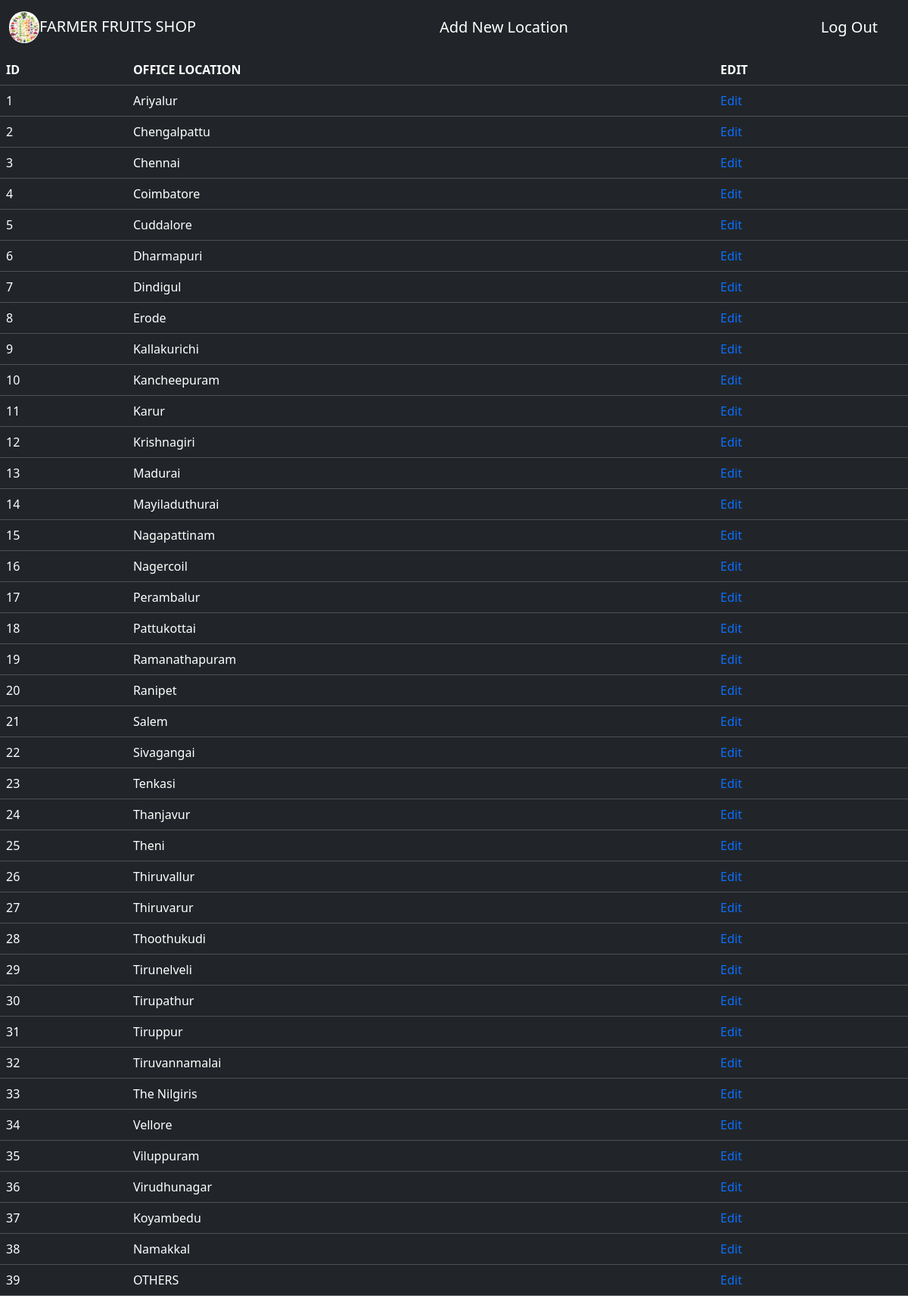
The app's page /location with its own data.
### FarmerFruitsShop/models.py (models this page shows, shortened)
class Location(models.Model):
    l_name = models.CharField(max_length=70)

### FarmerFruitsShop/views.py (the view)
# urls.py: path('location',views.location_fun,name='location'),
def location_fun(request):
    l=Location.objects.all()
    return render(request,'location.html',{'location':l})

### templates/location.html (shortened to what this page needs)
<!DOCTYPE html>
<html lang="en">
<head>
      <link  href="https://cdn.jsdelivr.net/npm/bootstrap@5.3.1/dist/css/bootstrap.min.css" rel="stylesheet">
</head>
<body>
<nav class="navbar navbar-expand-sm bg-dark navbar-dark ">
  <div class="container-fluid">
    <a class="navbar-brand" href="#"> <img src="static/images/fruits.jpg" alt="Fruits" style="width:40px;" class="rounded-pill">FARMER FRUITS SHOP</a>
    <nav class="navbar navbar-expand-sm  me-5s bg-dark navbar-dark">
      <div class="container-fluid">
        <a class="navbar-brand" href="add_location">Add New Location</a>
      </div>
    </nav>
    <nav class="navbar navbar-expand-sm bg-dark navbar-dark">
      <div class="container-fluid">
        <a class="navbar-brand" href="logout">Log Out</a>
      </div>
    </nav>
  </div>
</nav>
<table class="table table-dark">
  <thead>
    <tr>
      <th scope="col">ID</th>
      <th scope="col">OFFICE LOCATION</th>
      <th scope="col">EDIT</th>
    </tr>
  </thead>
  {% for item in location %}
    <tbody>
      <tr>
        <td>{{ item.id }}</td>
        <td>{{ item.l_name }}</td>
        <td><a href="{% url 'edit_location' item.id %}" style="text-decoration: none;">Edit</a></td>
      </tr>
    </tbody>
  {% endfor %}
</table>
</body>
</html>

### records on screen
Location: id "1", l_name "Ariyalur"
Location: id "2", l_name "Chengalpattu"
Location: id "3", l_name "Chennai"
Location: id "4", l_name "Coimbatore"
Location: id "5", l_name "Cuddalore"
Location: id "6", l_name "Dharmapuri"
Location: id "7", l_name "Dindigul"
Location: id "8", l_name "Erode"
Location: id "9", l_name "Kallakurichi"
Location: id "10", l_name "Kancheepuram"
Location: id "11", l_name "Karur"
Location: id "12", l_name "Krishnagiri"
Location: id "13", l_name "Madurai"
Location: id "14", l_name "Mayiladuthurai"
Location: id "15", l_name "Nagapattinam"
Location: id "16", l_name "Nagercoil"
Location: id "17", l_name "Perambalur"
Location: id "18", l_name "Pattukottai"
Location: id "19", l_name "Ramanathapuram"
Location: id "20", l_name "Ranipet"
Location: id "21", l_name "Salem"
Location: id "22", l_name "Sivagangai"
Location: id "23", l_name "Tenkasi"
Location: id "24", l_name "Thanjavur"
Location: id "25", l_name "Theni"
Location: id "26", l_name "Thiruvallur"
Location: id "27", l_name "Thiruvarur"
Location: id "28", l_name "Thoothukudi"
Location: id "29", l_name "Tirunelveli"
Location: id "30", l_name "Tirupathur"
Location: id "31", l_name "Tiruppur"
Location: id "32", l_name "Tiruvannamalai"
Location: id "33", l_name "The Nilgiris"
Location: id "34", l_name "Vellore"
Location: id "35", l_name "Viluppuram"
Location: id "36", l_name "Virudhunagar"
Location: id "37", l_name "Koyambedu"
Location: id "38", l_name "Namakkal"
Location: id "39", l_name "OTHERS"
